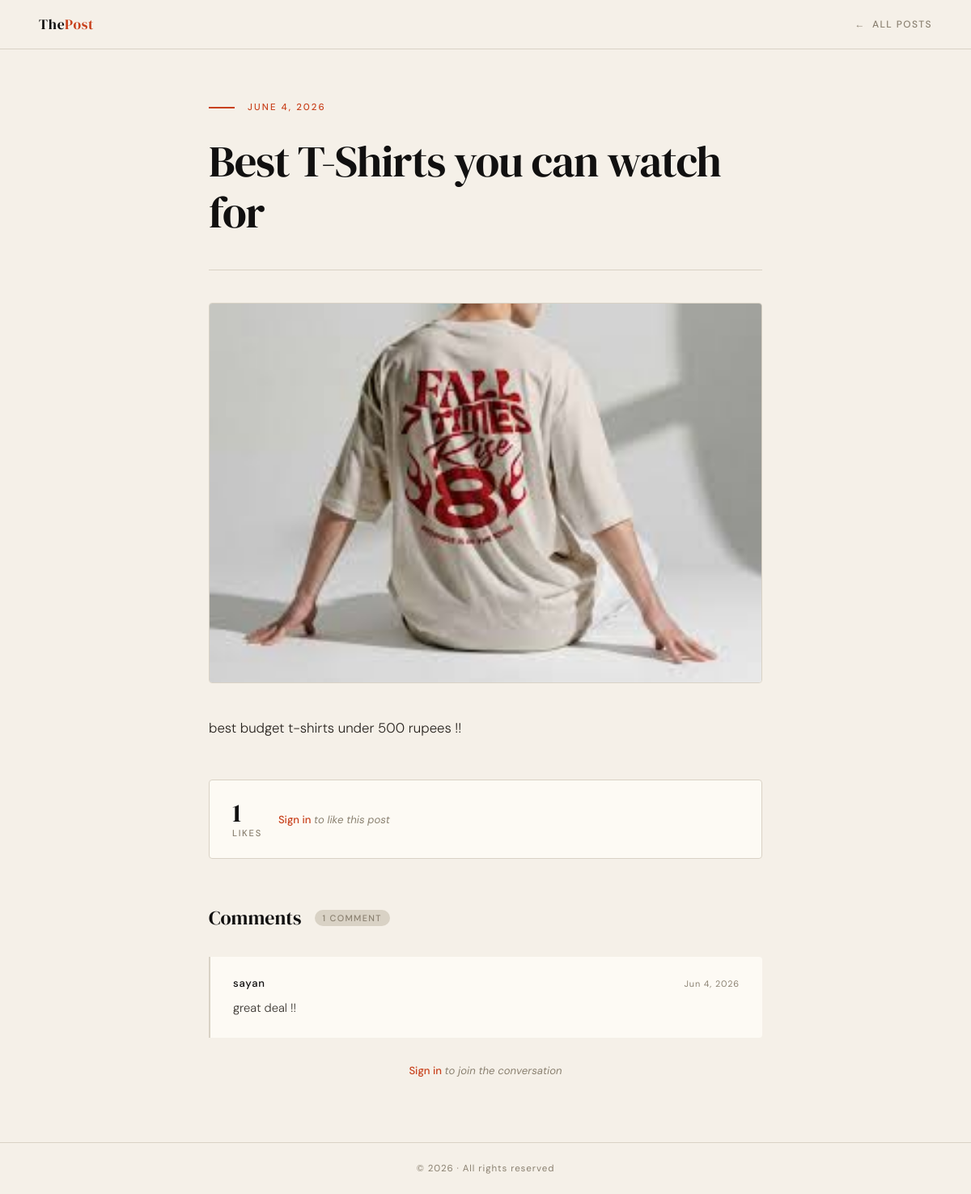
Screenshot of /blog/posts/3 with the database file from the repository.
### myapp/models.py (models this page shows, shortened)
class Post(models.Model):
    title = models.CharField(max_length=50)
    content = models.TextField()
    image = models.ImageField(
        upload_to="posts/",
        blank=True,
        null=True
    )
    created_at = models.DateTimeField(auto_now_add=True)
    def total_likes(self):
        return self.likes.count()

class Comment(models.Model):
    post = models.ForeignKey(
        Post,
        related_name="comments",
        on_delete=models.CASCADE
    )
    user = models.ForeignKey(
        User,
        on_delete=models.CASCADE
    )
    content = models.TextField()
    created_at = models.DateTimeField(auto_now_add=True)

### myapp/views.py (the view)
# urls.py: path('posts/<int:id>', get_single_post, name="get_single_post"),
def get_single_post(request,id):
    post = Post.objects.get(id=id)
    return render(request,"post.html",{
        "post":post
    })

### myapp/templates/post.html (shortened to what this page needs)
<!DOCTYPE html>
<html lang="en">
<head>
</head>
<body>
    <header class="topbar">
        <a class="topbar-brand" href="{% url 'get_single_post' post.id%}">The<span>Post</span></a>
        <a class="back-link" href="{% url 'get_all_post'%}">All posts</a>
    </header>
    <div class="article-wrapper">
        <div class="post-eyebrow">
            <div class="post-eyebrow-line"></div>
            <span class="post-date">{{ post.created_at|date:"F j, Y" }}</span>
        </div>
        <h1 class="post-title">{{ post.title }}</h1>
        <hr class="post-divider">
        {% if post.image %}
        <div class="post-image-wrapper">
            <img src="{{ post.image.url }}" alt="{{ post.title }}" class="post-image">
        </div>
        {% endif %}
        <p class="post-content">{{ post.content }}</p>
        <div class="likes-bar">
            <div class="likes-count">
                <strong>{{ post.total_likes }}</strong>
                <span>Likes</span>
            </div>
            {% if user.is_authenticated %}
                <form action="{% url 'add_like' post.id %}" method="POST">
                    {% csrf_token %}
                    <button type="submit" class="like-btn">Like this post</button>
                </form>
            {% else %}
                <p class="auth-nudge"><a href="{% url 'login' %}">Sign in</a> to like this post</p>
            {% endif %}
        </div>
        <div class="section-header">
            <h2 class="section-title">Comments</h2>
            <span class="comment-count-badge">
                {{ post.comments.all|length }} comment{% if post.comments.all|length != 1 %}s{% endif %}
            </span>
        </div>
        {% if post.comments.all %}
            {% for comment in post.comments.all %}
            <div class="comment" style="animation-delay: {{ forloop.counter0 }}00ms">
                <div class="comment-meta">
                    <span class="comment-author">{{ comment.user.username }}</span>
                    <span class="comment-date">{{ comment.created_at|date:"M j, Y" }}</span>
                </div>
                <p class="comment-text">{{ comment.content }}</p>
            </div>
            {% endfor %}
        {% else %}
            <p class="no-comments">No comments yet — be the first to share your thoughts.</p>
        {% endif %}
        {% if user.is_authenticated %}
            <div class="add-comment-section">
                <h3>Leave a comment</h3>
                <form action="{% url 'add_comment' post.id %}" method="POST">
                    {% csrf_token %}
                    <textarea
                        class="comment-textarea"
                        name="content"
                        id="content"
                        placeholder="Share your thoughts…"
                    ></textarea>
                    <div class="form-actions">
                        <button type="submit" class="submit-btn">Post comment</button>
                    </div>
                </form>
            </div>
        {% else %}
            <p class="auth-nudge" style="margin-top:32px; text-align:center;">
                <a href="{% url 'login' %}">Sign in</a> to join the conversation
            </p>
        {% endif %}
    </div>
    <footer>
        <p>© {% now "Y" %} · All rights reserved</p>
    </footer>
</body>
</html>

### myapp/templates/post.html (style rules this page uses)
:root { --ink: #111010; --paper: #F5F0E8; --accent: #C8401B; --muted: #8a8070; --card-bg: #FDFAF4; --border: #D9D2C5; }
* { margin: 0; padding: 0; box-sizing: border-box; }
body { background-color: var(--paper); color: var(--ink); font-family: 'DM Sans', sans-serif; min-height: 100vh; }
.topbar { display: flex; justify-content: space-between; align-items: center; padding: 18px 48px; border-bottom: 1px solid var(--border); background: var(--paper); position: sticky; top: 0; z-index: 100; }
.topbar-brand { font-family: 'DM Serif Display', serif; font-size: 1.1rem; letter-spacing: 0.04em; color: var(--ink); text-decoration: none; }
.topbar-brand span { color: var(--accent); }
.back-link { display: inline-flex; align-items: center; gap: 8px; font-size: 0.75rem; font-weight: 500; letter-spacing: 0.12em; text-transform: uppercase; color: var(--muted); text-decoration: none; transition: color 0.2s, gap 0.2s; }
.back-link::before { content: '←'; }
.article-wrapper { max-width: 780px; margin: 0 auto; padding: 64px 48px 80px; animation: fadeUp 0.5s ease both; }
.post-eyebrow { display: flex; align-items: center; gap: 16px; margin-bottom: 28px; }
.post-eyebrow-line { width: 32px; height: 2px; background: var(--accent); }
.post-date { font-size: 0.72rem; font-weight: 500; letter-spacing: 0.18em; text-transform: uppercase; color: var(--accent); }
.post-title { font-family: 'DM Serif Display', serif; font-size: clamp(2rem, 5vw, 3.4rem); font-weight: 400; line-height: 1.15; letter-spacing: -0.02em; color: var(--ink); margin-bottom: 40px; }
.post-divider { border: none; border-top: 1px solid var(--border); margin: 40px 0; }
.post-image-wrapper { margin-bottom: 40px; border-radius: 4px; overflow: hidden; border: 1px solid var(--border); }
.post-image { width: 100%; height: auto; max-height: 480px; object-fit: cover; display: block; }
.post-content { font-size: 1.05rem; font-weight: 300; line-height: 1.85; color: #2a2520; }
.likes-bar { display: flex; align-items: center; gap: 20px; margin: 48px 0 0; padding: 24px 28px; background: var(--card-bg); border: 1px solid var(--border); border-radius: 4px; }
.likes-count { display: flex; flex-direction: column; gap: 2px; }
.likes-count strong { font-family: 'DM Serif Display', serif; font-size: 2rem; font-weight: 400; line-height: 1; color: var(--ink); }
.likes-count span { font-size: 0.7rem; font-weight: 500; letter-spacing: 0.15em; text-transform: uppercase; color: var(--muted); }
.auth-nudge { font-size: 0.82rem; color: var(--muted); font-style: italic; }
.auth-nudge a { color: var(--accent); text-decoration: none; font-style: normal; font-weight: 500; }
.section-header { display: flex; align-items: center; gap: 16px; margin: 56px 0 32px; }
.section-title { font-family: 'DM Serif Display', serif; font-size: 1.5rem; font-weight: 400; color: var(--ink); }
.comment-count-badge { font-size: 0.68rem; font-weight: 500; letter-spacing: 0.12em; text-transform: uppercase; color: var(--muted); background: var(--border); padding: 3px 10px; border-radius: 20px; }
.comment { padding: 24px 28px; border-left: 2px solid var(--border); margin-bottom: 20px; background: var(--card-bg); border-radius: 0 4px 4px 0; transition: border-color 0.2s; animation: fadeUp 0.4s ease both; }
.comment-meta { display: flex; align-items: center; justify-content: space-between; margin-bottom: 10px; }
.comment-author { font-size: 0.82rem; font-weight: 500; letter-spacing: 0.06em; color: var(--ink); }
.comment-date { font-size: 0.68rem; color: var(--muted); letter-spacing: 0.08em; }
.comment-text { font-size: 0.92rem; font-weight: 300; line-height: 1.7; color: #3a3530; }
footer { border-top: 1px solid var(--border); padding: 24px 48px; display: flex; justify-content: center; }
footer p { font-size: 0.72rem; color: var(--muted); letter-spacing: 0.08em; }

### rows the page displays
Post: created_at "JUNE 4, 2026", title "Best T-Shirts you can watch for", image (picture), content "best budget t-shirts under 500 rupees !!", total_likes "1", comments.all|length "1"
Comment: user.username "sayan", created_at "Jun 4, 2026", content "great deal !!"
